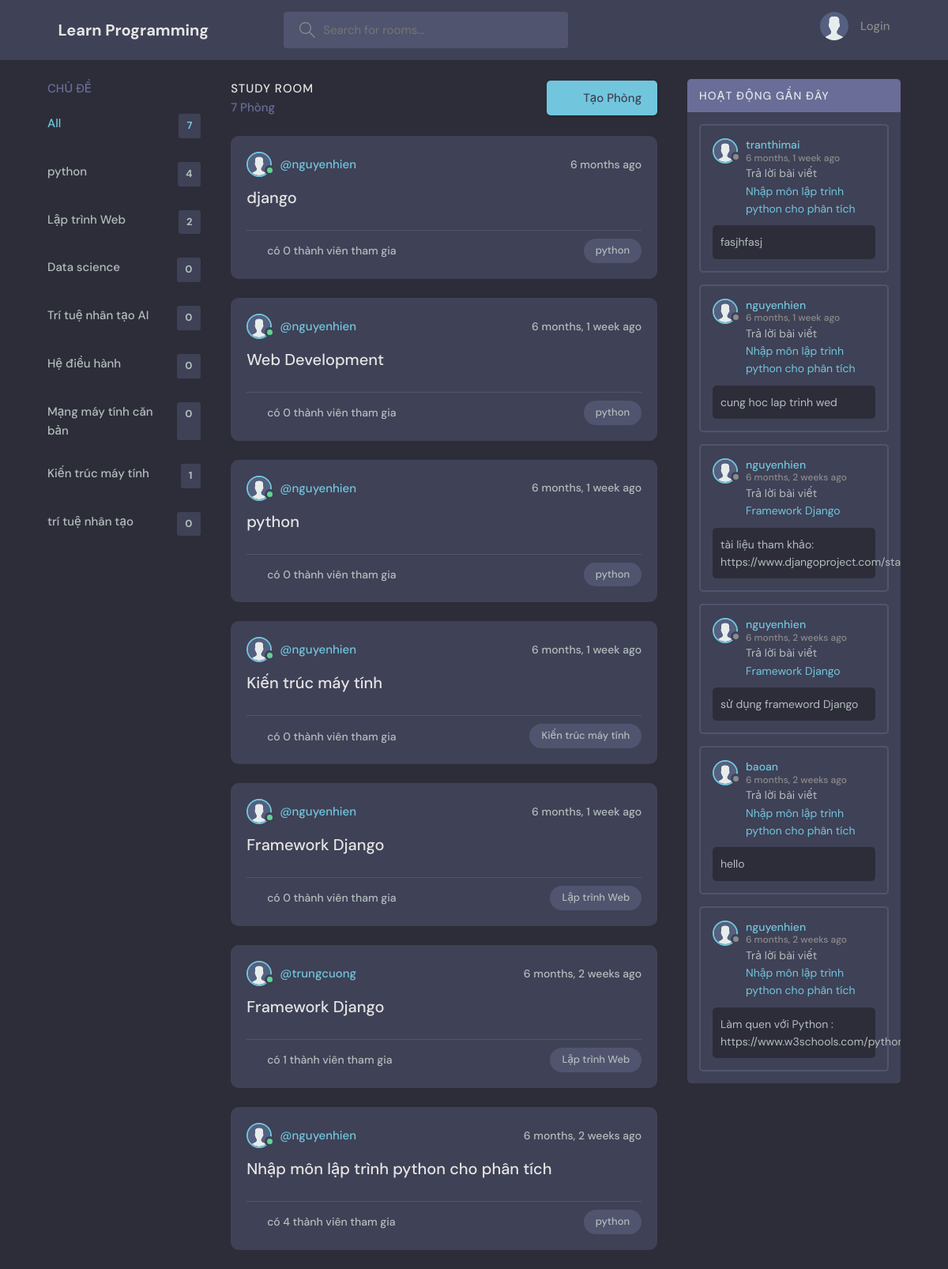
The page / on the database its author committed.
### base/models.py (models this page shows, shortened)
class Topic(models.Model):
    name = models.CharField(max_length=200)

class Room(models.Model):
    host = models.ForeignKey(User, on_delete=models.SET_NULL, null=True)
    topic = models.ForeignKey(Topic, on_delete=models.SET_NULL, null=True)
    name = models.CharField(max_length=200)
    description =models.TextField(null=True, blank=True)
    participants = models.ManyToManyField(
        User, related_name='participants', blank=True)
    update = models.DateTimeField(auto_now =True)
    created = models.DateTimeField( auto_now_add=True)
    class Meta:
        ordering = ['-update','-created']

class message(models.Model):
    user = models.ForeignKey(User, on_delete=models.CASCADE)
    room = models.ForeignKey(Room, on_delete=models.CASCADE)
    body = models.TextField()
    update = models.DateTimeField(auto_now =True)
    created = models.DateTimeField( auto_now_add=True)
    class Meta:
        ordering = ['-update','-created']

### base/views.py (the view)
# urls.py: path('', views.home, name="home"),
def home(request):
    q = request.GET.get('q') if request.GET.get('q')!= None else ''
    rooms = Room.objects.filter(
        Q(topic__name__icontains=q) |
        Q(name__icontains=q) |
        Q(description__icontains=q)
        )
    topics = Topic.objects.all()
    room_count = rooms.count()
    room_messages = message.objects.filter(Q(room__topic__name__icontains=q))
    context ={'rooms':rooms , 'topics': topics,'room_count':room_count,'room_messages':room_messages }
    return render(request,'base/home.html',context)

### base/templates/base/home.html (shortened to what this page needs)
{% extends 'main.html' %}
{% block content %}
    <main class="layout layout--3">
      <div class="container">
        {% include 'base/topics_component.html'%}
        <div class="roomList">
          <div class="roomList__header">
            <div>
              <h2>Study Room</h2>
              <p>{{room_count}} Phòng</p>
            </div>
            <a class="btn btn--main" href="{% url 'create-room'%}">
              <svg version="1.1" xmlns="http://www.w3.org/2000/svg" width="32" height="32" viewBox="0 0 32 32">
                <title>add</title>
              </svg>
              Tạo Phòng
            </a>
          </div>
          {% include 'base/feed_component.html'%}
        </div>
        {% include 'base/activity_component.html'%}
      </div>
    </main>
{% endblock %}

### base/templates/base/topics_component.html
<div class="topics">
    <div class="topics__header">
      <h2>Chủ đề</h2>
    </div>
    <ul class="topics__list">
      <li>
        <a href="{% url 'home'%}" class="active">All<span>{{rooms.all.count}}</span></a>
      </li>
      {% for topic in topics %}
      <li>
        <a href="{% url 'home' %}?q={{topic.name}}">{{topic.name}} <span>{{topic.room_set.all.count}}</span></a>
      </li>
      {% endfor %}
    </ul>
    <a class="btn btn--link" href="topics.html">
      <svg version="1.1" xmlns="http://www.w3.org/2000/svg" width="32" height="32" viewBox="0 0 32 32">
        <title>chevron-down</title>
      </svg>
    </a>
  </div>

### base/templates/base/feed_component.html
{% for room in rooms %}
<div class="roomListRoom">
    <div class="roomListRoom__header">
      <a href="{% url 'user-profile' room.host.id %}" class="roomListRoom__author">
        <div class="avatar avatar--small active">
          <img src="/static/images/avatar.svg" />
        </div>
        <span>@{{room.host.username}}</span>
      </a>
      <div class="roomListRoom__actions">
        <span>{{room.created|timesince}} ago</span>
      </div>
    </div>
    <div class="roomListRoom__content">
      <a href="{% url 'room' room.id %}">{{room.name}}</a>
    </div>
    <div class="roomListRoom__meta">
      <a href="{% url 'room' room.id %}" class="roomListRoom__joined">
        <svg version="1.1" xmlns="http://www.w3.org/2000/svg" width="32" height="32" viewBox="0 0 32 32">
          <title>user-group</title>
        </svg>
        có {{room.participants.all.count}} thành viên tham gia
      </a>
      <p class="roomListRoom__topic">{{room.topic.name}}</p>
    </div>
</div>
{% endfor %}

### base/templates/base/activity_component.html (shortened to what this page needs)
<div class="activities">
    <div class="activities__header">
      <h2>Hoạt động gần đây</h2>
    </div>
    {% for message in room_messages %}
    <div class="activities__box">
        <div class="activities__boxHeader roomListRoom__header">
            <a href="{% url  'user-profile' message.user.id %}" class="roomListRoom__author">
            <div class="avatar avatar--small">
                <img src="/static/images/avatar.svg" />
            </div>
            <p>
                {{message.user}}
                <span> {{message.created|timesince}} ago</span>
            </p>
        </a>
    </div>
    <div class="activities__boxContent">
        <p>Trả lời bài viết <a href="{% url 'room' message.room.id %}">{{message.room.name}}</a></p>
        <div class="activities__boxRoomContent">
            {{message.body}}
        </div>
    </div>
</div>
{% endfor %}

### rows shown on the page
Topic: name "python", room_set.all.count "4"
Topic: name "Lập trình Web", room_set.all.count "2"
Topic: name "Data science", room_set.all.count "0"
Topic: name "Trí tuệ nhân tạo AI", room_set.all.count "0"
Topic: name "Hệ điều hành", room_set.all.count "0"
Topic: name "Mạng máy tính căn bản", room_set.all.count "0"
Topic: name "Kiến trúc máy tính", room_set.all.count "1"
Topic: name "trí tuệ nhân tạo", room_set.all.count "0"
Room: host.username "nguyenhien", created "6 months", name "django", participants.all.count "0", topic.name "python"
Room: host.username "nguyenhien", created "6 months, 1 week", name "Web Development", participants.all.count "0", topic.name "python"
Room: host.username "nguyenhien", created "6 months, 1 week", name "python", participants.all.count "0", topic.name "python"
Room: host.username "nguyenhien", created "6 months, 1 week", name "Kiến trúc máy tính", participants.all.count "0", topic.name "Kiến trúc máy tính"
Room: host.username "nguyenhien", created "6 months, 1 week", name "Framework Django", participants.all.count "0", topic.name "Lập trình Web"
Room: host.username "trungcuong", created "6 months, 2 weeks", name "Framework Django", participants.all.count "1", topic.name "Lập trình Web"
Room: host.username "nguyenhien", created "6 months, 2 weeks", name "Nhập môn lập trình python cho phân tích", participants.all.count "4", topic.name "python"
message: user "tranthimai", created "6 months, 1 week", room.name "Nhập môn lập trình python cho phân tích", body "fasjhfasj"
message: user "nguyenhien", created "6 months, 1 week", room.name "Nhập môn lập trình python cho phân tích", body "cung hoc lap trinh wed"
message: user "nguyenhien", created "6 months, 2 weeks", room.name "Framework Django", body "tài liệu tham khảo:…"
message: user "nguyenhien", created "6 months, 2 weeks", room.name "Framework Django", body "sử dụng frameword Django"
message: user "baoan", created "6 months, 2 weeks", room.name "Nhập môn lập trình python cho phân tích", body "hello"
message: user "nguyenhien", created "6 months, 2 weeks", room.name "Nhập môn lập trình python cho phân tích", body "Làm quen với Python :…"

### other values the page prints
{{ rooms.all.count }} "7"
{{ room_count }} "7"
